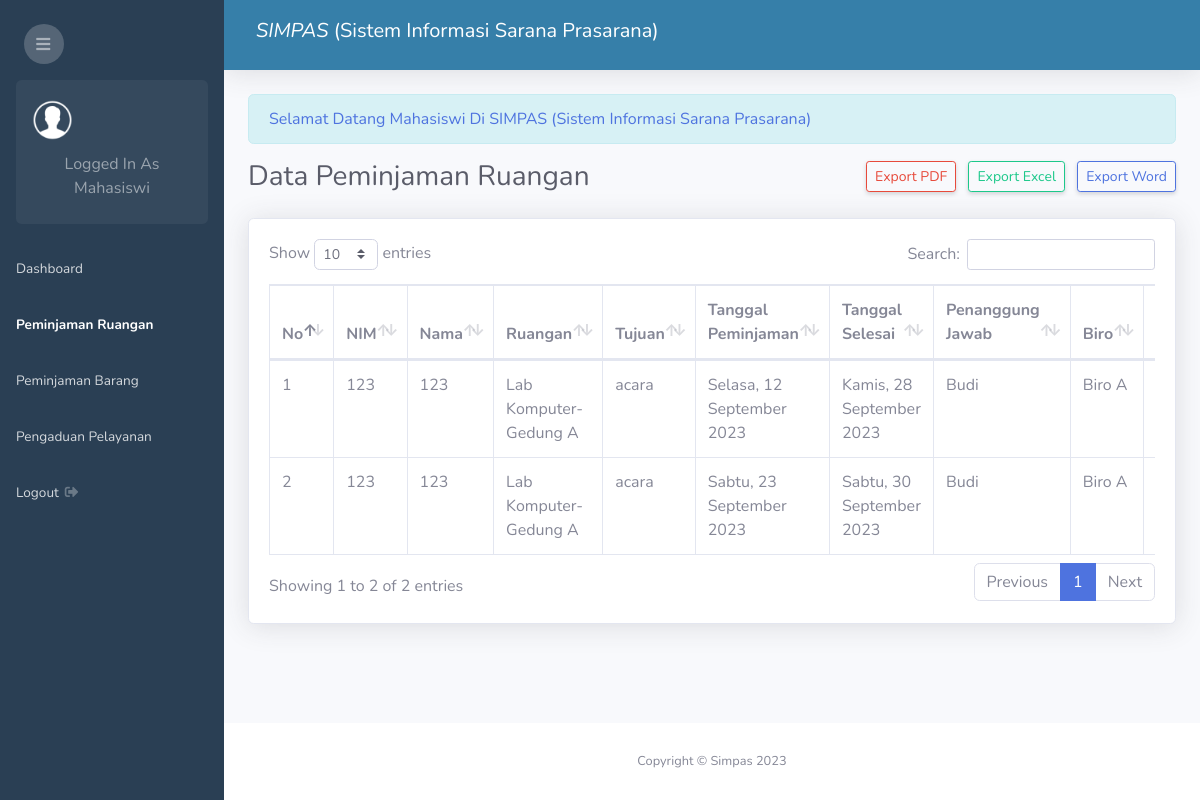
/admin.php?page=peminjaman-ruangan (signed in), run on the app's committed database.
### tables this page shows
CREATE TABLE `peminjaman_ruangan` (
  `id_peminjaman_ruangan` int NOT NULL,
  `mahasiswa_id` int NOT NULL,
  `ruangan_id` int NOT NULL,
  `tujuan` text NOT NULL,
  `tanggal_peminjaman` date NOT NULL,
  `tanggal_selesai` date NOT NULL,
  `status` enum('Approved','Disapproved','Pending','Returned') NOT NULL DEFAULT 'Pending',
  `created_at` timestamp NOT NULL DEFAULT CURRENT_TIMESTAMP,
  `user_id` int DEFAULT NULL,
  `dosen_id` int NOT NULL,
  `biro_id` int NOT NULL
);

CREATE TABLE `mahasiswa` (
  `id_mahasiswa` int NOT NULL,
  `nama_mahasiswa` varchar(200) NOT NULL,
  `nim` varchar(50) NOT NULL,
  `semester` int NOT NULL,
  `prodi` varchar(100) NOT NULL,
  `password` varchar(100) NOT NULL
);

CREATE TABLE `ruangan` (
  `id_ruangan` int NOT NULL,
  `nama_ruangan` varchar(100) NOT NULL,
  `gedung_id` int NOT NULL
);

CREATE TABLE `gedung` (
  `id_gedung` int NOT NULL,
  `nama_gedung` varchar(100) NOT NULL
);

CREATE TABLE `dosen` (
  `id_dosen` int NOT NULL,
  `nik` varchar(30) NOT NULL,
  `nama_dosen` varchar(200) NOT NULL
);

CREATE TABLE `biro` (
  `id_biro` int NOT NULL,
  `nama_biro` varchar(100) NOT NULL
);

### date_formatter.php (called while the page is built, shortened)
<?php
function formatDateIndonesia2($timestamp) {
    $dateTime = new DateTime($timestamp);
    $formattedDate = $dateTime->format('l, d F Y');
    $dayTranslation = [
        'Monday'    => 'Senin',
        'Tuesday'   => 'Selasa',
        'Wednesday' => 'Rabu',
        'Thursday'  => 'Kamis',
        'Friday'    => 'Jumat',
        'Saturday'  => 'Sabtu',
        'Sunday'    => 'Minggu',
    ];
    $monthTranslation = [
        'January'   => 'Januari',
        'February'  => 'Februari',
        'March'     => 'Maret',
        'April'     => 'April',
        'May'       => 'Mei',
        'June'      => 'Juni',
        'July'      => 'Juli',
        'August'    => 'Agustus',
        'September' => 'September',
        'October'   => 'Oktober',
        'November'  => 'November',
        'December'  => 'Desember',
    ];
    foreach ($dayTranslation as $en => $id) {
        $formattedDate = str_replace($en, $id, $formattedDate);
    }
    foreach ($monthTranslation as $en => $id) {
        $formattedDate = str_replace($en, $id, $formattedDate);
    }
    return $formattedDate;
}
?>

### peminjaman_ruangan/index.php (the view, shortened to what this page needs)
<?php require 'date_formatter.php'; ?>
<div class="d-sm-flex align-items-center justify-content-between mb-4">
    <h1 class="h3 mb-0 text-gray-800">Data Peminjaman Ruangan</h1>
    <?php if($_SESSION['level'] == 'user') : ?>
        <a href="admin.php?page=tambah-peminjaman-ruangan" class="d-none d-sm-inline-block btn btn-sm btn-primary shadow-sm"> Tambah Data</a>
    <?php else: ?>
        <div>
            <a href="peminjaman_ruangan/print_index.php" target="_blank" class="d-none d-sm-inline-block btn btn-sm btn-outline-danger shadow-sm"> Export PDF</a>
            <a href="peminjaman_ruangan/excel_index.php" target="_blank" class="mx-2 d-none d-sm-inline-block btn btn-sm btn-outline-success shadow-sm"> Export Excel</a>
            <a href="peminjaman_ruangan/word_index.php" target="_blank" class="d-none d-sm-inline-block btn btn-sm btn-outline-primary shadow-sm"> Export Word</a>
        </div>
    <?php endif ?>
</div>
<div class="card shadow mb-4">
    <div class="card-body">
        <div class="table-responsive">
            <?php if($_SESSION['level'] == 'user') { ?>
            <table class="table table-bordered" id="dataTable" width="100%" cellspacing="0">
                <thead>
                    <tr>
                        <th>No</th>
                        <th>Ruangan</th>
                        <th>Tujuan</th>
                        <th>Tanggal Peminjaman</th>
                        <th>Tanggal Selesai</th>
                        <th>Penanggung Jawab</th>
                        <th>Biro</th>
                        <th>Status</th>
                        <th>Aksi</th>
                    </tr>
                </thead>
                <tbody>
                <?php
                    $id_mahasiswa = $_SESSION['id'];
                    $no = 1;
                    $sql = mysqli_query($conn, "SELECT * FROM peminjaman_ruangan LEFT JOIN ruangan ON peminjaman_ruangan.ruangan_id = ruangan.id_ruangan LEFT JOIN gedung ON ruangan.gedung_id = gedung.id_gedung LEFT JOIN biro ON peminjaman_ruangan.biro_id = biro.id_biro LEFT JOIN dosen ON dosen.id_dosen = peminjaman_ruangan.dosen_id WHERE mahasiswa_id = '$id_mahasiswa' ORDER BY id_peminjaman_ruangan DESC");
                    while($row = mysqli_fetch_assoc($sql)){
                ?>
                <tr>
                    <td><?php echo $no++ ?></td>
                    <td><?php echo $row['nama_ruangan'] == '' ? '-' : $row['nama_ruangan'] .'-'. $row['nama_gedung']; ?></td>
                    <td><?php echo $row['tujuan'] == '' ? '-' : $row['tujuan']; ?></td>
                    <td><?php echo formatDateIndonesia2($row['tanggal_peminjaman']) ?></td>
                    <td><?php echo formatDateIndonesia2($row['tanggal_selesai']) ?></td>
                    <td><?php echo $row['nama_dosen'] == '' ? '-' : $row['nama_dosen']; ?></td>
                    <td><?php echo $row['nama_biro'] == '' ? '-' : $row['nama_biro']; ?></td>
                    <td>
                        <?php if($row['status'] == "Pending"){ ?>
                            <span class="badge badge-warning"><?php echo $row['status'] ?></span>
                        <?php } elseif($row['status'] == "Disapproved") { ?>
                            <span class="badge badge-danger"><?php echo $row['status'] ?></span>
                        <?php } elseif($row['status'] == 'Approved') { ?>
                            <span class="badge badge-success"><?php echo $row['status'] ?></span>
                        <?php }else{ ?>
                            <span class="badge badge-primary"><?php echo $row['status'] ?></span>
                        <?php } ?>
                    </td>
                    <td>
                        <a class="btn btn-sm btn-primary" href="admin.php?page=view-peminjaman-ruangan&id=<?php echo $row['id_peminjaman_ruangan'] ?>">View</a>
                    </td>
                </tr>
                <?php } ?>
                </tbody>
            </table>
            <?php }else{ ?>
                <table class="table table-bordered" id="dataTable" width="100%" cellspacing="0">
                <thead>
                    <tr>
                        <th>No</th>
                        <th>NIM</th>
                        <th>Nama</th>
                        <th>Ruangan</th>
                        <th>Tujuan</th>
                        <th>Tanggal Peminjaman</th>
                        <th>Tanggal Selesai</th>
                        <th>Penanggung Jawab</th>
                        <th>Biro</th>
                        <th>Status</th>
                    </tr>
                </thead>
                <tbody>
                <?php
                    $no = 1;
                    $sql = mysqli_query($conn, "SELECT * FROM peminjaman_ruangan LEFT JOIN ruangan ON peminjaman_ruangan.ruangan_id = ruangan.id_ruangan LEFT JOIN mahasiswa ON peminjaman_ruangan.mahasiswa_id = mahasiswa.id_mahasiswa LEFT JOIN gedung ON ruangan.gedung_id = gedung.id_gedung LEFT JOIN biro ON peminjaman_ruangan.biro_id = biro.id_biro LEFT JOIN dosen ON dosen.id_dosen = peminjaman_ruangan.dosen_id ORDER BY peminjaman_ruangan.id_peminjaman_ruangan DESC");
                    while($row = mysqli_fetch_assoc($sql)){
                ?>
                <tr>
                    <td><?php echo $no++ ?></td>
                    <td><?php echo $row['nim'] == '' ? '-' : $row['nim']; ?></td>
                    <td><?php echo $row['nama_mahasiswa'] == '' ? '-' : $row['nama_mahasiswa']; ?></td>
                    <td><?php echo $row['nama_ruangan'] == '' ? '-' : $row['nama_ruangan'] .'-'. $row['nama_gedung'];?></td>
                    <td><?php echo $row['tujuan'] == '' ? '-' : $row['tujuan'];?></td>
                    <td><?php echo formatDateIndonesia2($row['tanggal_peminjaman']) ?></td>
                    <td><?php echo formatDateIndonesia2($row['tanggal_selesai']) ?></td>
                    <td><?php echo $row['nama_dosen'] == '' ? '-' : $row['nama_dosen']; ?></td>
                    <td><?php echo $row['nama_biro'] == '' ? '-' : $row['nama_biro']; ?></td>
                    <td>
                    </td>
                </tr>
                <?php } ?>
                </tbody>
            </table>
            <?php } ?>
        </div>
    </div>
</div>

### admin.php (shortened to what this page needs)
<!DOCTYPE html>
<html lang="en">
<head>
    <link href="assets/vendor/fontawesome-free/css/all.min.css" rel="stylesheet" type="text/css">
    <link href="assets/css/sb-admin-2.min.css" rel="stylesheet">
    <link href="assets/vendor/datatables/dataTables.bootstrap4.min.css" rel="stylesheet">
</head>
<body id="page-top">
    <div id="wrapper">
        <?php include 'sidebar.php' ?>
        <div id="content-wrapper" class="d-flex flex-column">
            <div id="content">
                <?php include 'header.php' ?>
                <div class="container-fluid">
                    <div class="row">
                        <div class="col-lg-12">
                        <?php if (isset($_SESSION['level'])) { ?>
                            <div class="alert alert-info text-capitalize text-primary" role="alert">
                                Selamat Datang <?php echo $_SESSION['level'] ?> di SIMPAS (Sistem Informasi Sarana Prasarana)
                            </div>
                        <?php } ?>
                        </div>
                    </div>
                    <?php
                        if (isset($_GET['page'])) {
                            $page = $_GET['page'];
                            switch ($page) {
                                case 'peminjaman-ruangan':
                                    include 'peminjaman_ruangan/index.php';
                                    break;
                            }
                        } else {
                            include 'dashboard.php';
                        }
                    ?>
                </div>
            </div>
            <footer class="sticky-footer bg-white">
                <div class="container my-auto">
                    <div class="copyright text-center my-auto">
                        <span>Copyright &copy; Simpas <?php echo date('Y') ?></span>
                    </div>
                </div>
            </footer>
        </div>
    </div>
</body>
</html>

### sidebar.php (shortened to what this page needs)
<?php
    $currentPage = isset($_GET['page']) ? $_GET['page'] : 'dashboard';
?>
<ul class="navbar-nav bg-gradient-primary sidebar sidebar-dark accordion" id="accordionSidebar">
    <div class="text-left d-none d-md-inline mt-4 ml-4">
        <button class="rounded-circle border-0" id="sidebarToggle"></button>
    </div>
    <div class="sidebar-card d-none d-lg-flex">
        <div class="flex">
            <img class="sidebar-card-illustration mb-2" src="assets/img/pp.png">
            <p class="text-center mb-2 text-capitalize">
                Logged in as <?php echo $_SESSION['level'] ?>
            </p>
        </div>
    </div>
    <li class="nav-item <?php echo $currentPage === 'dashboard' ? 'active' : '' ?>">
        <a class="nav-link" href="admin.php">
            <span>Dashboard</span>
        </a>
    </li>
    <li class="nav-item <?php echo $currentPage === 'peminjaman-ruangan' ? 'active' : '' ?>">
        <a class="nav-link" href="admin.php?page=peminjaman-ruangan">
            <span>Peminjaman Ruangan</span>
        </a>
    </li>
    <li class="nav-item <?php echo $currentPage === 'peminjaman-barang' ? 'active' : '' ?>">
        <a class="nav-link" href="admin.php?page=peminjaman-barang">
            <span>Peminjaman Barang</span>
        </a>
    </li>
    <li class="nav-item <?php echo $currentPage === 'pengaduan' ? 'active' : '' ?>">
        <a class="nav-link" href="admin.php?page=pengaduan">
            <span>Pengaduan Pelayanan</span>
        </a>
    </li>
    <li class="nav-item">
        <a class="nav-link" href="#" data-toggle="modal" data-target="#logoutModal">
            <span>Logout</span>
            <i class="fas fa-fw fa-sign-out-alt"></i>
        </a>
    </li>
</ul>

### header.php (shortened to what this page needs)
<nav class="navbar navbar-expand navbar-light topbar mb-4 static-top shadow">
<form
    class="d-none d-sm-inline-block form-inline mr-auto ml-md-3 my-2 my-md-0 mw-100 ">
    <div class="input-group">
        <h5><i>SIMPAS</i> (Sistem Informasi Sarana Prasarana)</h5>
    </div>
</form>
</nav>

### data on the page
peminjaman_ruangan: mahasiswa.nim "123", mahasiswa.nama_mahasiswa "123", ruangan.nama_ruangan "Lab Komputer", gedung.nama_gedung "Gedung A", tujuan "acara", tanggal_peminjaman "Selasa, 12 September 2023", tanggal_selesai "Kamis, 28 September 2023", dosen.nama_dosen "Budi", biro.nama_biro "Biro A"
peminjaman_ruangan: mahasiswa.nim "123", mahasiswa.nama_mahasiswa "123", ruangan.nama_ruangan "Lab Komputer", gedung.nama_gedung "Gedung A", tujuan "acara", tanggal_peminjaman "Sabtu, 23 September 2023", tanggal_selesai "Sabtu, 30 September 2023", dosen.nama_dosen "Budi", biro.nama_biro "Biro A"

### other printed values
$_SESSION['level'] "Mahasiswi"
